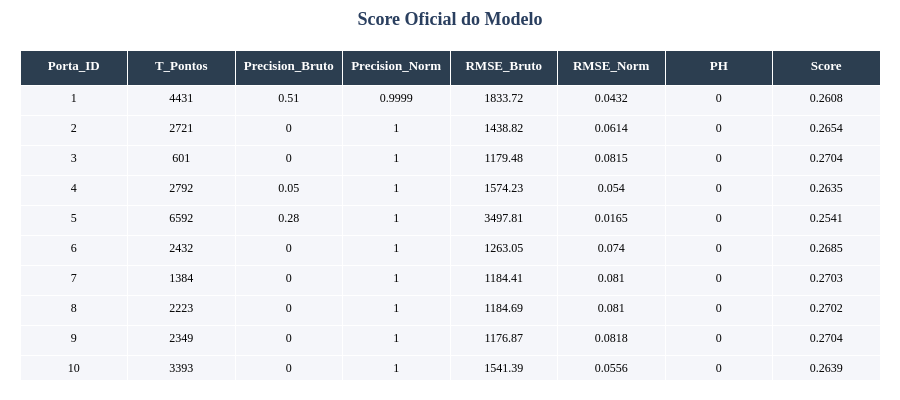

Notebook code cell kept with this figure:
### Code cell
import pandas as pd
import numpy as np
import plotly.graph_objects as go
import os
from IPython.display import display, HTML

# ========================================================
# FUNÇÃO DE NORMALIZAÇÃO MATEMÁTICA
# ========================================================
def norm_f(m, a=4443.76, b=1.53, c=4443.76, d=0):
    return (a / ((m**b) + c)) + d

arquivo_submissao = 'submission_final.csv'
arquivo_gabarito = 'gabarito_oficial.csv'

display(HTML("<h3>📊 Calculando o Score Oficial (Leitura Direta)</h3>"))

if not os.path.exists(arquivo_submissao) or not os.path.exists(arquivo_gabarito):
    print(f"❌ Erro: Arquivos '{arquivo_submissao}' ou '{arquivo_gabarito}' não encontrados.")
else:
    # ========================================================
    # 1. LEITURA DIRETA E CRIAÇÃO DO ERRO
    # ========================================================
    # Lemos os arquivos sem cabeçalho (header=None). 
    # Coluna 0 = Porta_ID | Coluna 1 = RUL
    df_sub = pd.read_csv(arquivo_submissao, sep=';', header=None)
    df_gab = pd.read_csv(arquivo_gabarito, sep=';', header=None)

    # Aplicando a sua lógica exata: pegamos a segunda coluna (índice 1)
    y_pred_total = df_sub[1]
    y_true_total = df_gab[1]
    
    # Criamos uma tabela simples apenas unindo essas colunas diretamente
    df_completo = pd.DataFrame({
        'Porta_ID': df_gab[0], # Pegamos o ID da primeira coluna
        'RUL_Pred': y_pred_total,
        'RUL_Real': y_true_total
    })

    # Como o desafio duplica as linhas (Opening/Closing), removemos as 
    # duplicatas sequenciais apenas para a contagem do tempo (T) ficar correta.
    df_unico = df_completo.drop_duplicates(keep='first').copy()
    
    # Recria o relógio (Ciclo_Atual)
    df_unico['Ciclo_Atual'] = df_unico.groupby('Porta_ID').cumcount() + 1

    # ========================================================
    # 2. CÁLCULO DAS MÉTRICAS POR PORTA
    # ========================================================
    alpha_peso = 2.0
    resultados_viagem = []

    for porta in df_unico['Porta_ID'].unique():
        
        df_porta = df_unico[df_unico['Porta_ID'] == porta].sort_values('Ciclo_Atual').copy()
        
        T = len(df_porta) 
        if T == 0: 
            continue
            
        y_true = df_porta['RUL_Real']
        y_pred = df_porta['RUL_Pred']
        
        # O ERRO DIRETO
        erro = y_true - y_pred
        
        # --- RMSE ---
        erro_quadrado = erro ** 2 
        mse = np.sum(erro_quadrado) / T
        rmse = np.sqrt(mse)

        # --- Precision ---
        erro_modulo = abs(erro) 
        fracao = erro_modulo / np.where(y_true == 0, 1e-9, y_true)
        
        fracoes_validas = fracao[fracao < 0.1]
        somatorio_prec = np.sum(fracoes_validas) if not fracoes_validas.empty else 0
        precicion = 100 * (somatorio_prec / T)

        # --- NORMALIZAÇÃO ---
        precicion_norm = norm_f(precicion)
        rmse_norm = norm_f(rmse)

        # --- PROGNOSTIC HORIZON (PH) ---
        t_eof = T  # t_eof é o total de linhas (fim da vida da porta)
        margem = T * 0.10  # A margem é exatamente 10% do total de linhas da porta
        
        # Calcula se a diferença direta (gabarito - submissão) está dentro da margem
        erro_absoluto = abs(df_porta['RUL_Real'] - df_porta['RUL_Pred'])
        
        dentro_dos_limites = erro_absoluto <= margem
        fora_dos_limites = ~dentro_dos_limites 
        
        # Mantendo exatamente a lógica que você validou:
        if fora_dos_limites.any():
            ultimo_erro = df_porta.loc[fora_dos_limites, 'Ciclo_Atual'].max()
            df_reta_final = df_porta[df_porta['Ciclo_Atual'] > ultimo_erro]
            
            # t_alpha se torna o índice da linha onde a predição ficou dentro da margem e não saiu mais
            t_alpha = t_eof if df_reta_final.empty else df_reta_final['Ciclo_Atual'].min()
        else:
            t_alpha = df_porta['Ciclo_Atual'].min()
                
        ph = (t_eof - t_alpha) / t_eof if t_eof > 0 else 0

        # --- SCORE FINAL ---
        score = (rmse_norm + precicion_norm + (alpha_peso * ph)) / (2 + alpha_peso)

        resultados_viagem.append({
            'Porta_ID': porta,
            'T_Pontos': T, 
            'Precision_Bruto': round(precicion, 2),
            'Precision_Norm': round(precicion_norm, 4),
            'RMSE_Bruto': round(rmse, 2),
            'RMSE_Norm': round(rmse_norm, 4),
            'PH': round(ph, 4),
            'Score': round(score, 4)
        })

    df_metricas = pd.DataFrame(resultados_viagem)

    # ========================================================
    # 3. TABELA INTERATIVA COM PLOTLY
    # ========================================================
    if not df_metricas.empty:
        fig = go.Figure(data=[go.Table(
            header=dict(
                values=[f"<b>{col}</b>" for col in df_metricas.columns], 
                fill_color='#2c3e50', 
                font=dict(color='white', size=13, family="Bookman Old Style, serif"),
                align='center',
                height=35
            ),
            cells=dict(
                values=[df_metricas[col] for col in df_metricas.columns],
                fill_color='#f5f6fa', 
                font=dict(color='black', size=12, family="Bookman Old Style, serif"),
                align='center',
                height=30
            )
        )])

        fig.update_layout(
            title=dict(text='<b>Score Oficial do Modelo</b>', x=0.5, font=dict(size=18, family="Bookman Old Style, serif")),
            margin=dict(l=20, r=20, t=50, b=20), 
            height=400 
        )

        fig.show()
        
        media_score = df_metricas['Score'].mean()
        display(HTML(f"""
        <div style="font-family: 'Bookman Old Style', serif; font-size: 22px; color: #27ae60; font-weight: bold; margin-top: 10px;">
            🏆 SCORE GLOBAL MÉDIO: {media_score:.4f}
        </div>
        """))

### Figure 1 — Plotly figure (JSON) as saved in the notebook; plotly's stock layout.template omitted (floating-point values rounded to 4 significant figures; data arrays with more than 128 entries replaced by an {"elided": "..."} marker saying what was removed)
{"data": [{"cells": {"align": "center", "fill": {"color": "#f5f6fa"}, "font": {"color": "black", "family": "Bookman Old Style, serif", "size": 12}, "height": 30, "values": {"elided": "8x19 float values"}}, "header": {"align": "center", "fill": {"color": "#2c3e50"}, "font": {"color": "white", "family": "Bookman Old Style, serif", "size": 13}, "height": 35, "values": ["<b>Porta_ID</b>", "<b>T_Pontos</b>", "<b>Precision_Bruto</b>", "<b>Precision_Norm</b>", "<b>RMSE_Bruto</b>", "<b>RMSE_Norm</b>", "<b>PH</b>", "<b>Score</b>"]}, "type": "table"}], "layout": {"height": 400, "margin": {"b": 20, "l": 20, "r": 20, "t": 50}, "title": {"font": {"family": "Bookman Old Style, serif", "size": 18}, "text": "<b>Score Oficial do Modelo</b>", "x": 0.5}}}
